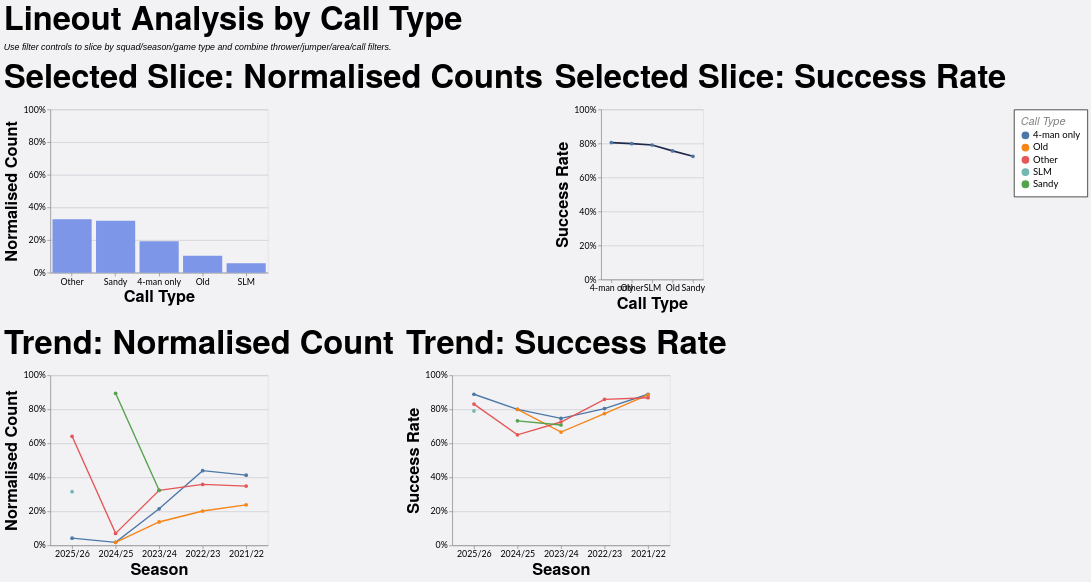

Vega-Lite specification stored for this chart:
### Vega-Lite specification from a JSON file in a GitHub repository (floating-point values rounded to 4 significant figures; data arrays with more than 128 entries replaced by an {"elided": "..."} marker saying what was removed)
{"config": {"axis": {"labelFont": "Lato, sans-serif", "titleFont": "PT Sans Narrow, Helvetica Neue, Helvetica, Arial, sans-serif", "labelFontSize": 13, "titleFontSize": 24, "gridColor": "#202947", "gridOpacity": 0.2}, "header": {"labelFont": "PT Sans Narrow, Helvetica Neue, Helvetica, Arial, sans-serif", "titleFont": "PT Sans Narrow, Helvetica Neue, Helvetica, Arial, sans-serif", "labelFontSize": 24, "titleFontSize": 28, "labelFontWeight": "bold", "orient": "left"}, "legend": {"labelFont": "Lato, sans-serif", "titleFont": "PT Sans Narrow, Helvetica Neue, Helvetica, Arial, sans-serif", "labelFontSize": 14, "titleFontSize": 16, "titlePadding": 5, "fillColor": "white", "strokeColor": "black", "padding": 10, "titleFontWeight": "lighter", "titleFontStyle": "italic", "titleColor": "gray", "offset": 10}, "title": {"font": "PT Sans Narrow, Helvetica Neue, Helvetica, Arial, sans-serif", "fontSize": 48, "fontWeight": "bold", "anchor": "start", "align": "center", "titlePadding": 20, "subtitlePadding": 10, "subtitleFontSize": 13, "subtitleColor": "", "subtitleFontStyle": "italic", "offset": 15, "color": "black"}, "axisX": {"labelAngle": 0}, "facet": {"title": null, "header": null, "align": {"row": "each", "column": "each"}}, "resolve": {"scale": {"y": "independent", "facet": "independent"}}, "background": "#f2f1f4"}, "vconcat": [{"hconcat": [{"mark": {"type": "bar", "color": "#7d96e8"}, "encoding": {"tooltip": [{"field": "call_type", "title": "Call Type", "type": "nominal"}, {"field": "attempts", "format": ",.0f", "title": "Lineouts", "type": "quantitative"}, {"field": "share", "format": ".1%", "title": "Normalised Count", "type": "quantitative"}], "x": {"field": "call_type", "sort": "-y", "title": "Call Type", "type": "nominal"}, "y": {"axis": {"format": "%"}, "field": "share", "scale": {"domain": [0, 1]}, "title": "Normalised Count", "type": "quantitative"}}, "height": 240, "title": "Selected Slice: Normalised Counts", "transform": [{"filter": "(loSquad == 'All' || datum.squad == loSquad) && (loGameType == 'All' || (loGameType == 'League + Cup' && (datum.game_type == 'League' || datum.game_type == 'Cup')) || (loGameType == 'League only' && datum.game_type == 'League') || datum.game_type == loGameType) && (loOpposition == 'All' || datum.opposition == loOpposition) && (loThrower == 'All' || datum.thrower == loThrower) && (loJumper == 'All' || datum.jumper == loJumper) && (loArea == 'All' || datum.area == loArea) && (loNumbers == 'All' || datum.numbers == loNumbers) && (loCall == 'All' || datum.call == loCall) && (loCallType == 'All' || datum.call_type == loCallType)"}, {"filter": "(loSeason == 'All' || datum.season == loSeason)"}, {"aggregate": [{"op": "count", "as": "attempts"}, {"op": "sum", "field": "won", "as": "won"}], "groupby": ["call_type"]}, {"joinaggregate": [{"op": "sum", "field": "attempts", "as": "total_attempts"}]}, {"calculate": "datum.attempts / datum.total_attempts", "as": "share"}, {"calculate": "datum.won / datum.attempts", "as": "success_rate"}], "width": 320}, {"mark": {"type": "line", "color": "#202946", "point": true, "strokeWidth": 2.5}, "encoding": {"tooltip": [{"field": "call_type", "title": "Call Type", "type": "nominal"}, {"field": "won", "format": ",.0f", "title": "Won", "type": "quantitative"}, {"field": "attempts", "format": ",.0f", "title": "Lineouts", "type": "quantitative"}, {"field": "success_rate", "format": ".1%", "title": "Success Rate", "type": "quantitative"}], "x": {"field": "call_type", "sort": "-y", "title": "Call Type", "type": "nominal"}, "y": {"axis": {"format": "%"}, "field": "success_rate", "scale": {"domain": [0, 1]}, "title": "Success Rate", "type": "quantitative"}}, "height": 250, "title": "Selected Slice: Success Rate", "transform": [{"filter": "(loSquad == 'All' || datum.squad == loSquad) && (loGameType == 'All' || (loGameType == 'League + Cup' && (datum.game_type == 'League' || datum.game_type == 'Cup')) || (loGameType == 'League only' && datum.game_type == 'League') || datum.game_type == loGameType) && (loOpposition == 'All' || datum.opposition == loOpposition) && (loThrower == 'All' || datum.thrower == loThrower) && (loJumper == 'All' || datum.jumper == loJumper) && (loArea == 'All' || datum.area == loArea) && (loNumbers == 'All' || datum.numbers == loNumbers) && (loCall == 'All' || datum.call == loCall) && (loCallType == 'All' || datum.call_type == loCallType)"}, {"filter": "(loSeason == 'All' || datum.season == loSeason)"}, {"aggregate": [{"op": "count", "as": "attempts"}, {"op": "sum", "field": "won", "as": "won"}], "groupby": ["call_type"]}, {"joinaggregate": [{"op": "sum", "field": "attempts", "as": "total_attempts"}]}, {"calculate": "datum.attempts / datum.total_attempts", "as": "share"}, {"calculate": "datum.won / datum.attempts", "as": "success_rate"}], "width": {"step": 30}}], "spacing": 16}, {"hconcat": [{"mark": {"type": "line", "point": true, "strokeWidth": 2}, "encoding": {"color": {"field": "call_type", "title": "Call Type", "type": "nominal"}, "tooltip": [{"field": "season", "title": "Season", "type": "nominal"}, {"field": "call_type", "title": "Call Type", "type": "nominal"}, {"field": "attempts", "format": ",.0f", "title": "Lineouts", "type": "quantitative"}, {"field": "norm_count", "format": ".1%", "title": "Normalised Count", "type": "quantitative"}], "x": {"field": "season", "sort": "-x", "title": "Season", "type": "nominal"}, "y": {"axis": {"format": "%"}, "field": "norm_count", "scale": {"domain": [0, 1]}, "title": "Normalised Count", "type": "quantitative"}}, "height": 250, "title": "Trend: Normalised Count", "transform": [{"filter": "(loSquad == 'All' || datum.squad == loSquad) && (loGameType == 'All' || (loGameType == 'League + Cup' && (datum.game_type == 'League' || datum.game_type == 'Cup')) || (loGameType == 'League only' && datum.game_type == 'League') || datum.game_type == loGameType) && (loOpposition == 'All' || datum.opposition == loOpposition) && (loThrower == 'All' || datum.thrower == loThrower) && (loJumper == 'All' || datum.jumper == loJumper) && (loArea == 'All' || datum.area == loArea) && (loNumbers == 'All' || datum.numbers == loNumbers) && (loCall == 'All' || datum.call == loCall) && (loCallType == 'All' || datum.call_type == loCallType)"}, {"aggregate": [{"op": "count", "as": "attempts"}, {"op": "sum", "field": "won", "as": "won"}], "groupby": ["season", "call_type"]}, {"joinaggregate": [{"op": "sum", "field": "attempts", "as": "season_attempts"}], "groupby": ["season"]}, {"calculate": "datum.attempts / datum.season_attempts", "as": "norm_count"}, {"calculate": "datum.won / datum.attempts", "as": "success_rate"}], "width": 320}, {"mark": {"type": "line", "point": true, "strokeWidth": 2}, "encoding": {"color": {"field": "call_type", "title": "Call Type", "type": "nominal"}, "tooltip": [{"field": "season", "title": "Season", "type": "nominal"}, {"field": "call_type", "title": "Call Type", "type": "nominal"}, {"field": "won", "format": ",.0f", "title": "Won", "type": "quantitative"}, {"field": "attempts", "format": ",.0f", "title": "Lineouts", "type": "quantitative"}, {"field": "success_rate", "format": ".1%", "title": "Success Rate", "type": "quantitative"}], "x": {"field": "season", "sort": "-x", "title": "Season", "type": "nominal"}, "y": {"axis": {"format": "%"}, "field": "success_rate", "scale": {"domain": [0, 1]}, "title": "Success Rate", "type": "quantitative"}}, "height": 250, "title": "Trend: Success Rate", "transform": [{"filter": "(loSquad == 'All' || datum.squad == loSquad) && (loGameType == 'All' || (loGameType == 'League + Cup' && (datum.game_type == 'League' || datum.game_type == 'Cup')) || (loGameType == 'League only' && datum.game_type == 'League') || datum.game_type == loGameType) && (loOpposition == 'All' || datum.opposition == loOpposition) && (loThrower == 'All' || datum.thrower == loThrower) && (loJumper == 'All' || datum.jumper == loJumper) && (loArea == 'All' || datum.area == loArea) && (loNumbers == 'All' || datum.numbers == loNumbers) && (loCall == 'All' || datum.call == loCall) && (loCallType == 'All' || datum.call_type == loCallType)"}, {"aggregate": [{"op": "count", "as": "attempts"}, {"op": "sum", "field": "won", "as": "won"}], "groupby": ["season", "call_type"]}, {"joinaggregate": [{"op": "sum", "field": "attempts", "as": "season_attempts"}], "groupby": ["season"]}, {"calculate": "datum.attempts / datum.season_attempts", "as": "norm_count"}, {"calculate": "datum.won / datum.attempts", "as": "success_rate"}], "width": 320}], "spacing": 16}], "data": {"name": "data-cca1f4d99557158afd582ea153358762"}, "params": [{"name": "loSquad", "value": "All"}, {"name": "loSeason", "value": "All"}, {"name": "loGameType", "value": "All"}, {"name": "loOpposition", "value": "All"}, {"name": "loThrower", "value": "All"}, {"name": "loJumper", "value": "All"}, {"name": "loArea", "value": "All"}, {"name": "loNumbers", "value": "All"}, {"name": "loCall", "value": "All"}, {"name": "loCallType", "value": "All"}], "spacing": 22, "title": {"text": "Lineout Analysis by Call Type", "subtitle": "Use filter controls to slice by squad/season/game type and combine thrower/jumper/area/call filters."}, "$schema": "https://vega.github.io/schema/vega-lite/v5.20.1.json", "datasets": {"data-cca1f4d99557158afd582ea153358762": {"elided": "1152 records"}}}
